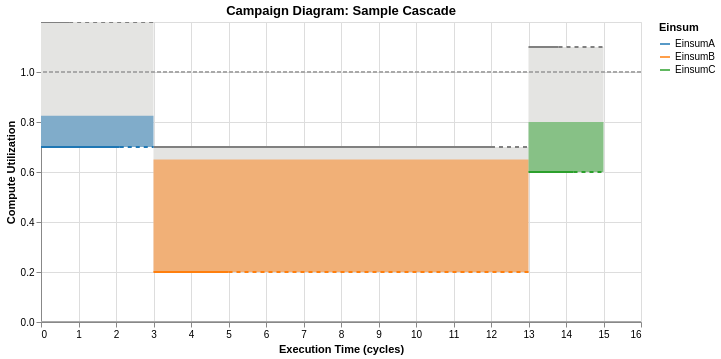

The notebook cell saved with this chart:
### Markdown cell above
In the figure above, each color (blue, orange, green) is an Einsum block.
On the X-axis is time, on the Y-axis, Compute Utilization.  
For a given Einsum, the center, solid line indicates the compute utilization for that block.
The shaded area around the line indicates the memory bandwidth utilization (how much does the shaded, colored area "fill" the memory pipe?). The memory "pipe" is the light grey area, surrounded by two "guard bands" (dark grey lines).

One can also change the visualization to have the memory pipe go in one direction:

### Code cell
campaign_diagram1 = CampaignDiagram(cascade1)
viz = campaign_diagram1.draw(
    guard_position="above",     # or "below", "centered"
    #dual_mode=True,  # dual_mode vs colocated mode. 
    #include_boundaries=True, # draws a vertical line to separate out fusion groups
    return_df=False #True, returns a pandas dataframe of the data used to plot the campaign diagram
)
viz.interactive()

### Figure 1 — Vega-Lite specification as saved in the notebook (floating-point values rounded to 4 significant figures)
{"config": {"view": {"continuousWidth": 300, "continuousHeight": 300}}, "layer": [{"layer": [{"layer": [{"layer": [{"mark": {"type": "rect", "color": "#E4E4E2"}, "encoding": {"tooltip": [{"field": "Einsum", "type": "nominal"}, {"field": "runtime", "type": "quantitative"}, {"field": "og_runtime", "type": "quantitative"}, {"field": "Memory_Utilization", "type": "quantitative"}, {"field": "Compute_Utilization", "type": "quantitative"}, {"field": "Compute_Utilization_plot", "type": "quantitative"}, {"field": "fusion_group", "type": "nominal"}, {"field": "memory_well", "type": "quantitative"}, {"field": "full_End_Time", "type": "quantitative"}, {"field": "throttled_duration", "type": "quantitative"}, {"field": "mem_throttled_duration", "type": "quantitative"}, {"field": "comp_throttled_duration", "type": "quantitative"}, {"field": "comp_perc", "type": "quantitative"}, {"field": "bw_perc", "type": "quantitative"}, {"field": "compute_type", "type": "nominal"}, {"field": "memory_type", "type": "nominal"}], "x": {"field": "Time_Stamp", "type": "quantitative"}, "x2": {"field": "full_End_Time"}, "y": {"field": "compute_limit_bot", "type": "quantitative"}, "y2": {"field": "compute_limit_top"}}, "name": "view_e81b8c8e3659dcfc_0", "transform": [{"calculate": "datum.Compute_Utilization_plot + 0.5 * datum.memory_well", "as": "compute_limit_top"}, {"calculate": "datum.Compute_Utilization_plot", "as": "compute_limit_bot"}, {"calculate": "datum.Compute_Utilization_plot", "as": "y1"}, {"calculate": "datum.Compute_Utilization_plot + datum.Memory_Utilization * 0.5", "as": "y2"}]}, {"mark": {"type": "rule", "color": "gray", "size": 2, "strokeDash": [0, 0]}, "encoding": {"tooltip": [{"field": "Einsum", "type": "nominal"}, {"field": "runtime", "type": "quantitative"}, {"field": "og_runtime", "type": "quantitative"}, {"field": "Memory_Utilization", "type": "quantitative"}, {"field": "Compute_Utilization", "type": "quantitative"}, {"field": "Compute_Utilization_plot", "type": "quantitative"}, {"field": "fusion_group", "type": "nominal"}, {"field": "memory_well", "type": "quantitative"}, {"field": "full_End_Time", "type": "quantitative"}, {"field": "throttled_duration", "type": "quantitative"}, {"field": "mem_throttled_duration", "type": "quantitative"}, {"field": "comp_throttled_duration", "type": "quantitative"}, {"field": "comp_perc", "type": "quantitative"}, {"field": "bw_perc", "type": "quantitative"}, {"field": "compute_type", "type": "nominal"}, {"field": "memory_type", "type": "nominal"}], "x": {"field": "Time_Stamp", "type": "quantitative"}, "x2": {"field": "mb_End_Time"}, "y": {"field": "compute_limit_top", "type": "quantitative"}}, "transform": [{"calculate": "datum.Compute_Utilization_plot + 0.5 * datum.memory_well", "as": "compute_limit_top"}, {"calculate": "datum.Compute_Utilization_plot", "as": "compute_limit_bot"}, {"calculate": "datum.Compute_Utilization_plot", "as": "y1"}, {"calculate": "datum.Compute_Utilization_plot + datum.Memory_Utilization * 0.5", "as": "y2"}]}]}, {"mark": {"type": "rect", "opacity": 0.5}, "encoding": {"color": {"field": "Einsum", "legend": null, "scale": {"domain": ["EinsumA", "EinsumB", "EinsumC"], "range": ["#1f77b4", "#ff7f0e", "#2ca02c"]}, "sort": ["EinsumA", "EinsumB", "EinsumC"], "type": "nominal"}, "tooltip": [{"field": "Einsum", "type": "nominal"}, {"field": "runtime", "type": "quantitative"}, {"field": "og_runtime", "type": "quantitative"}, {"field": "Memory_Utilization", "type": "quantitative"}, {"field": "Compute_Utilization", "type": "quantitative"}, {"field": "Compute_Utilization_plot", "type": "quantitative"}, {"field": "fusion_group", "type": "nominal"}, {"field": "memory_well", "type": "quantitative"}, {"field": "full_End_Time", "type": "quantitative"}, {"field": "throttled_duration", "type": "quantitative"}, {"field": "mem_throttled_duration", "type": "quantitative"}, {"field": "comp_throttled_duration", "type": "quantitative"}, {"field": "comp_perc", "type": "quantitative"}, {"field": "bw_perc", "type": "quantitative"}, {"field": "compute_type", "type": "nominal"}, {"field": "memory_type", "type": "nominal"}], "x": {"field": "Time_Stamp", "type": "quantitative"}, "x2": {"field": "full_End_Time"}, "y": {"field": "y1", "type": "quantitative"}, "y2": {"field": "y2"}}, "transform": [{"calculate": "datum.Compute_Utilization_plot + 0.5 * datum.memory_well", "as": "compute_limit_top"}, {"calculate": "datum.Compute_Utilization_plot", "as": "compute_limit_bot"}, {"calculate": "datum.Compute_Utilization_plot", "as": "y1"}, {"calculate": "datum.Compute_Utilization_plot + datum.Memory_Utilization * 0.5", "as": "y2"}]}, {"mark": {"type": "line", "interpolate": "step-after", "size": 2}, "encoding": {"color": {"field": "Einsum", "legend": null, "scale": {"domain": ["EinsumA", "EinsumB", "EinsumC"], "range": ["#1f77b4", "#ff7f0e", "#2ca02c"]}, "sort": ["EinsumA", "EinsumB", "EinsumC"], "type": "nominal"}, "tooltip": [{"field": "Einsum", "type": "nominal"}, {"field": "runtime", "type": "quantitative"}, {"field": "og_runtime", "type": "quantitative"}, {"field": "Memory_Utilization", "type": "quantitative"}, {"field": "Compute_Utilization", "type": "quantitative"}, {"field": "Compute_Utilization_plot", "type": "quantitative"}, {"field": "fusion_group", "type": "nominal"}, {"field": "memory_well", "type": "quantitative"}, {"field": "full_End_Time", "type": "quantitative"}, {"field": "throttled_duration", "type": "quantitative"}, {"field": "mem_throttled_duration", "type": "quantitative"}, {"field": "comp_throttled_duration", "type": "quantitative"}, {"field": "comp_perc", "type": "quantitative"}, {"field": "bw_perc", "type": "quantitative"}, {"field": "compute_type", "type": "nominal"}, {"field": "memory_type", "type": "nominal"}], "x": {"field": "Time_Stamp", "type": "quantitative"}, "x2": {"field": "cb_End_Time"}, "y": {"axis": {"labelExpr": "format(datum.value, '.1f')", "title": "Compute Utilization", "values": [0, 0.2, 0.4, 0.6, 0.8, 1.0]}, "field": "Compute_Utilization_plot", "scale": {"domain": [0, 1.2]}, "title": "Compute Utilization", "type": "quantitative"}}, "transform": [{"calculate": "datum.Compute_Utilization_plot + 0.5 * datum.memory_well", "as": "compute_limit_top"}, {"calculate": "datum.Compute_Utilization_plot", "as": "compute_limit_bot"}, {"calculate": "datum.Compute_Utilization_plot", "as": "y1"}, {"calculate": "datum.Compute_Utilization_plot + datum.Memory_Utilization * 0.5", "as": "y2"}]}, {"mark": {"type": "rule", "color": "gray", "size": 2, "strokeDash": [4, 4]}, "encoding": {"tooltip": [{"field": "Einsum", "type": "nominal"}, {"field": "runtime", "type": "quantitative"}, {"field": "og_runtime", "type": "quantitative"}, {"field": "Memory_Utilization", "type": "quantitative"}, {"field": "Compute_Utilization", "type": "quantitative"}, {"field": "Compute_Utilization_plot", "type": "quantitative"}, {"field": "fusion_group", "type": "nominal"}, {"field": "memory_well", "type": "quantitative"}, {"field": "full_End_Time", "type": "quantitative"}, {"field": "throttled_duration", "type": "quantitative"}, {"field": "mem_throttled_duration", "type": "quantitative"}, {"field": "comp_throttled_duration", "type": "quantitative"}, {"field": "comp_perc", "type": "quantitative"}, {"field": "bw_perc", "type": "quantitative"}, {"field": "compute_type", "type": "nominal"}, {"field": "memory_type", "type": "nominal"}], "x": {"field": "mb_End_Time", "type": "quantitative"}, "x2": {"field": "full_End_Time"}, "y": {"field": "compute_limit_top", "type": "quantitative"}}, "transform": [{"calculate": "datum.Compute_Utilization_plot + 0.5 * datum.memory_well", "as": "compute_limit_top"}, {"calculate": "datum.Compute_Utilization_plot", "as": "compute_limit_bot"}, {"calculate": "datum.Compute_Utilization_plot", "as": "y1"}, {"calculate": "datum.Compute_Utilization_plot + datum.Memory_Utilization * 0.5", "as": "y2"}]}, {"data": {"name": "data-58513c3f7f2ed5a7aa501408009bf5e5"}, "mark": {"type": "rule", "size": 2, "strokeDash": [4, 4]}, "encoding": {"color": {"field": "Einsum", "legend": null, "scale": {"domain": ["EinsumA", "EinsumB", "EinsumC"], "range": ["#1f77b4", "#ff7f0e", "#2ca02c"]}, "sort": ["EinsumA", "EinsumB", "EinsumC"], "type": "nominal"}, "tooltip": [{"field": "Einsum", "type": "nominal"}, {"field": "x", "type": "quantitative"}, {"field": "x2", "type": "quantitative"}], "x": {"field": "x", "type": "quantitative"}, "x2": {"field": "x2"}, "y": {"field": "y", "type": "quantitative"}}}], "data": {"name": "data-39fc3809a14fed9a39509a4b1327930c"}, "encoding": {"x": {"field": "Time_Stamp", "title": "Execution Time (cycles)", "type": "quantitative"}}, "resolve": {"scale": {"color": "independent"}}}, {"data": {"name": "data-62270e77d641448c13ff0a9fcf3e6578"}, "mark": {"type": "rule", "color": "darkgray", "size": 2, "strokeDash": [4, 2]}, "encoding": {"y": {"field": "y", "type": "quantitative"}}}]}, {"data": {"name": "data-87e69d7a9d7ae5b02a22f807b2d20c57"}, "mark": {"type": "rule", "color": "darkgray", "size": 2, "strokeDash": [0, 0]}, "encoding": {"y": {"field": "y", "type": "quantitative"}}}, {"data": {"name": "data-9145d7b3939a01dab6b165bf595666f4"}, "mark": {"type": "line", "opacity": 0}, "encoding": {"color": {"field": "Einsum", "legend": {"title": "Einsum"}, "scale": {"domain": ["EinsumA", "EinsumB", "EinsumC"], "range": ["#1f77b4", "#ff7f0e", "#2ca02c"]}, "sort": ["EinsumA", "EinsumB", "EinsumC"], "type": "nominal"}}}], "height": 300, "params": [{"name": "param_1e9efca18e7a2868", "select": {"type": "interval", "encodings": ["x", "y"]}, "bind": "scales", "views": ["view_e81b8c8e3659dcfc_0"]}], "title": "Campaign Diagram: Sample Cascade", "width": 600, "$schema": "https://vega.github.io/schema/vega-lite/v6.4.1.json", "datasets": {"data-39fc3809a14fed9a39509a4b1327930c": [{"Einsum": "EinsumA", "fusion_group": null, "fusion_type": "NONE", "Starting_Time": 0.0, "Time_Stamp": 0.0, "End_Time": 2.1, "cb_End_Time": 2.1, "mb_End_Time": 0.75, "full_End_Time": 3.0, "runtime": 3, "og_runtime": 3, "Compute_Utilization": 0.7, "Compute_Utilization_plot": 0.7, "Memory_Utilization": 0.25, "Memory_Utilization_plot": 0.25, "memory_well": 1.0, "cutil_start": 0.0, "mutil_start": 0.0, "compute_color": "#332288", "bw_color": "#9990C3", "throttled": true, "throttled_duration": 0.9, "mem_throttled_duration": 2.25, "comp_throttled_duration": 0.9, "comp_perc": 1.0, "bw_perc": 1.0, "compute_type": "Compute Pool", "memory_type": "Memory Pool"}, {"Einsum": "EinsumB", "fusion_group": null, "fusion_type": "NONE", "Starting_Time": 3.0, "Time_Stamp": 3.0, "End_Time": 12.0, "cb_End_Time": 5.0, "mb_End_Time": 12.0, "full_End_Time": 13.0, "runtime": 10, "og_runtime": 10, "Compute_Utilization": 0.2, "Compute_Utilization_plot": 0.2, "Memory_Utilization": 0.9, "Memory_Utilization_plot": 0.9, "memory_well": 1.0, "cutil_start": 0.0, "mutil_start": 0.0, "compute_color": "#117733", "bw_color": "#88BB99", "throttled": true, "throttled_duration": 1.0, "mem_throttled_duration": 1.0, "comp_throttled_duration": 8.0, "comp_perc": 1.0, "bw_perc": 1.0, "compute_type": "Compute Pool", "memory_type": "Memory Pool"}, {"Einsum": "EinsumC", "fusion_group": null, "fusion_type": "NONE", "Starting_Time": 13.0, "Time_Stamp": 13.0, "End_Time": 14.2, "cb_End_Time": 14.2, "mb_End_Time": 13.8, "full_End_Time": 15.0, "runtime": 2, "og_runtime": 2, "Compute_Utilization": 0.6, "Compute_Utilization_plot": 0.6, "Memory_Utilization": 0.4, "Memory_Utilization_plot": 0.4, "memory_well": 1.0, "cutil_start": 0.0, "mutil_start": 0.0, "compute_color": "#882255", "bw_color": "#C390AA", "throttled": true, "throttled_duration": 0.8, "mem_throttled_duration": 1.2, "comp_throttled_duration": 0.8, "comp_perc": 1.0, "bw_perc": 1.0, "compute_type": "Compute Pool", "memory_type": "Memory Pool"}], "data-58513c3f7f2ed5a7aa501408009bf5e5": [{"Einsum": "EinsumA", "x": 2.1, "x2": 3.0, "y": 0.7, "color": "#332288"}, {"Einsum": "EinsumB", "x": 5.0, "x2": 13.0, "y": 0.2, "color": "#117733"}, {"Einsum": "EinsumC", "x": 14.2, "x2": 15.0, "y": 0.6, "color": "#882255"}], "data-62270e77d641448c13ff0a9fcf3e6578": [{"y": 1.0}], "data-87e69d7a9d7ae5b02a22f807b2d20c57": [{"y": 0.0}], "data-9145d7b3939a01dab6b165bf595666f4": [{"Einsum": "EinsumA", "fusion_group": null, "fusion_type": "NONE", "Starting_Time": 0.0, "Time_Stamp": 0.0, "End_Time": 2.1, "cb_End_Time": 2.1, "mb_End_Time": 0.75, "full_End_Time": 3.0, "runtime": 3, "og_runtime": 3, "Compute_Utilization": 0.7, "Compute_Utilization_plot": 0.7, "Memory_Utilization": 0.25, "Memory_Utilization_plot": 0.25, "memory_well": 1.0, "cutil_start": 0.0, "mutil_start": 0.0, "compute_color": "#332288", "bw_color": "#9990C3", "throttled": true, "throttled_duration": 0.9, "mem_throttled_duration": 2.25, "comp_throttled_duration": 0.9, "comp_perc": 1.0, "bw_perc": 1.0, "compute_type": "Compute Pool", "memory_type": "Memory Pool"}]}}
